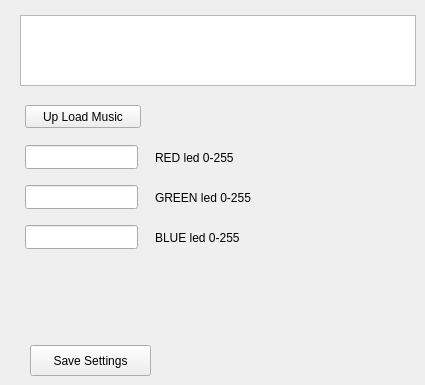
         <widget class="QWidget" name="tab_6">
          <attribute name="title">
           <string>LED and Music</string>
          </attribute>
          <widget class="QPushButton" name="uploadMusic">
           <property name="geometry">
            <rect>
             <x>25</x>
             <y>105</y>
             <width>116</width>
             <height>23</height>
            </rect>
           </property>
           <property name="text">
            <string>Up Load Music</string>
           </property>
          </widget>
          <widget class="QPlainTextEdit" name="MusicTextEdit">
           <property name="geometry">
            <rect>
             <x>20</x>
             <y>15</y>
             <width>396</width>
             <height>71</height>
            </rect>
           </property>
          </widget>
          <widget class="QLineEdit" name="lineEdit_2">
           <property name="geometry">
            <rect>
             <x>25</x>
             <y>145</y>
             <width>113</width>
             <height>24</height>
            </rect>
           </property>
          </widget>
          <widget class="QLineEdit" name="lineEdit_3">
           <property name="geometry">
            <rect>
             <x>25</x>
             <y>185</y>
             <width>113</width>
             <height>24</height>
            </rect>
           </property>
          </widget>
          <widget class="QLineEdit" name="lineEdit_4">
           <property name="geometry">
            <rect>
             <x>25</x>
             <y>225</y>
             <width>113</width>
             <height>24</height>
            </rect>
           </property>
          </widget>
          <widget class="QPushButton" name="writeEEPROM_3">
           <property name="enabled">
            <bool>true</bool>
           </property>
           <property name="geometry">
            <rect>
             <x>30</x>
             <y>345</y>
             <width>121</width>
             <height>31</height>
            </rect>
           </property>
           <property name="minimumSize">
            <size>
             <width>121</width>
             <height>0</height>
            </size>
           </property>
           <property name="text">
            <string>Save Settings</string>
           </property>
          </widget>
          <widget class="QLabel" name="label_33">
           <property name="geometry">
            <rect>
             <x>155</x>
             <y>150</y>
             <width>91</width>
             <height>16</height>
            </rect>
           </property>
           <property name="text">
            <string>RED led 0-255</string>
           </property>
          </widget>
          <widget class="QLabel" name="label_34">
           <property name="geometry">
            <rect>
             <x>155</x>
             <y>190</y>
             <width>101</width>
             <height>16</height>
            </rect>
           </property>
           <property name="text">
            <string>GREEN led 0-255</string>
           </property>
          </widget>
          <widget class="QLabel" name="label_35">
           <property name="geometry">
            <rect>
             <x>155</x>
             <y>230</y>
             <width>106</width>
             <height>16</height>
            </rect>
           </property>
           <property name="text">
            <string>BLUE led 0-255</string>
           </property>
          </widget>
         </widget>
